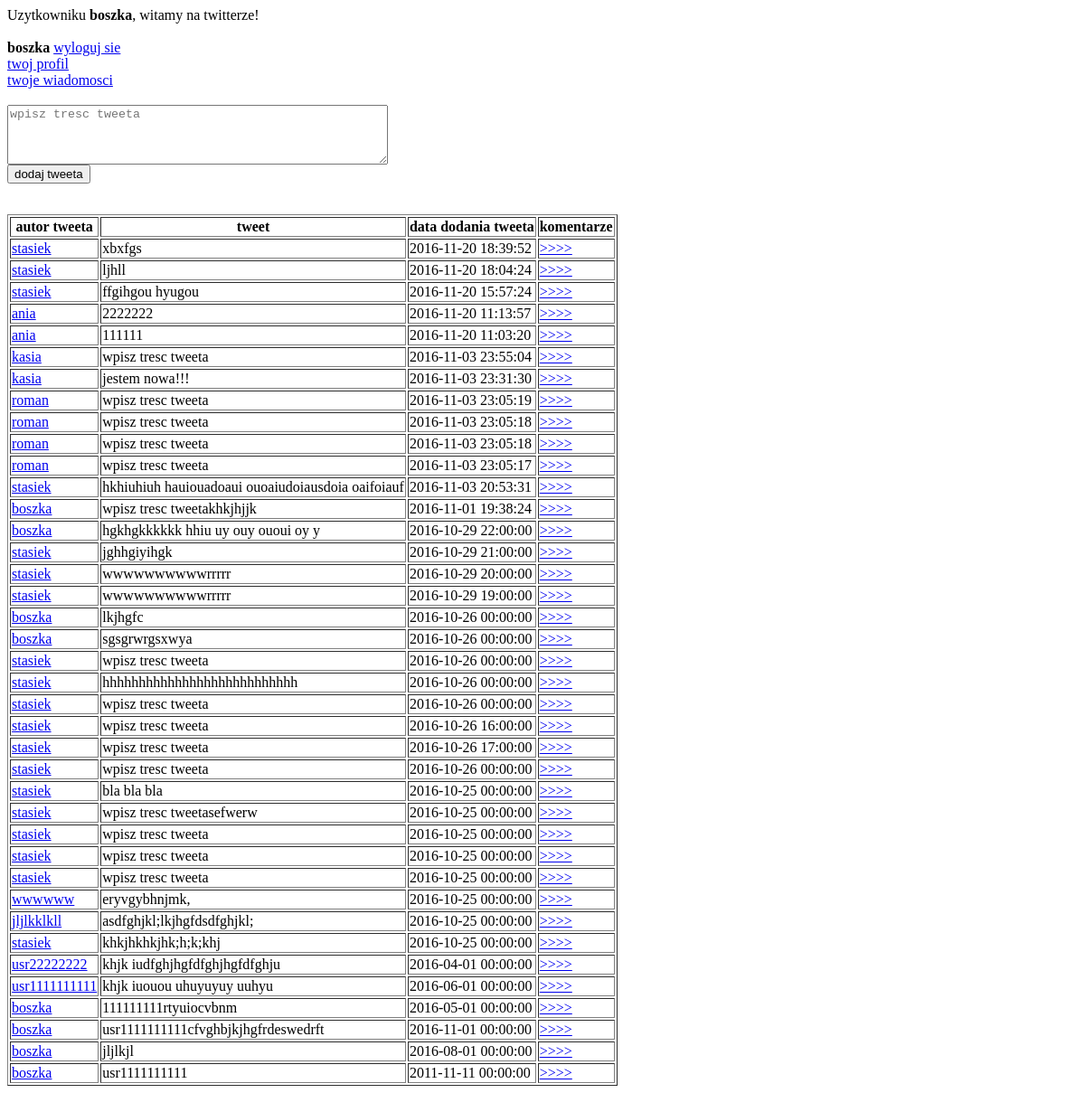
The page /index.php (signed in) on the database as committed earlier.
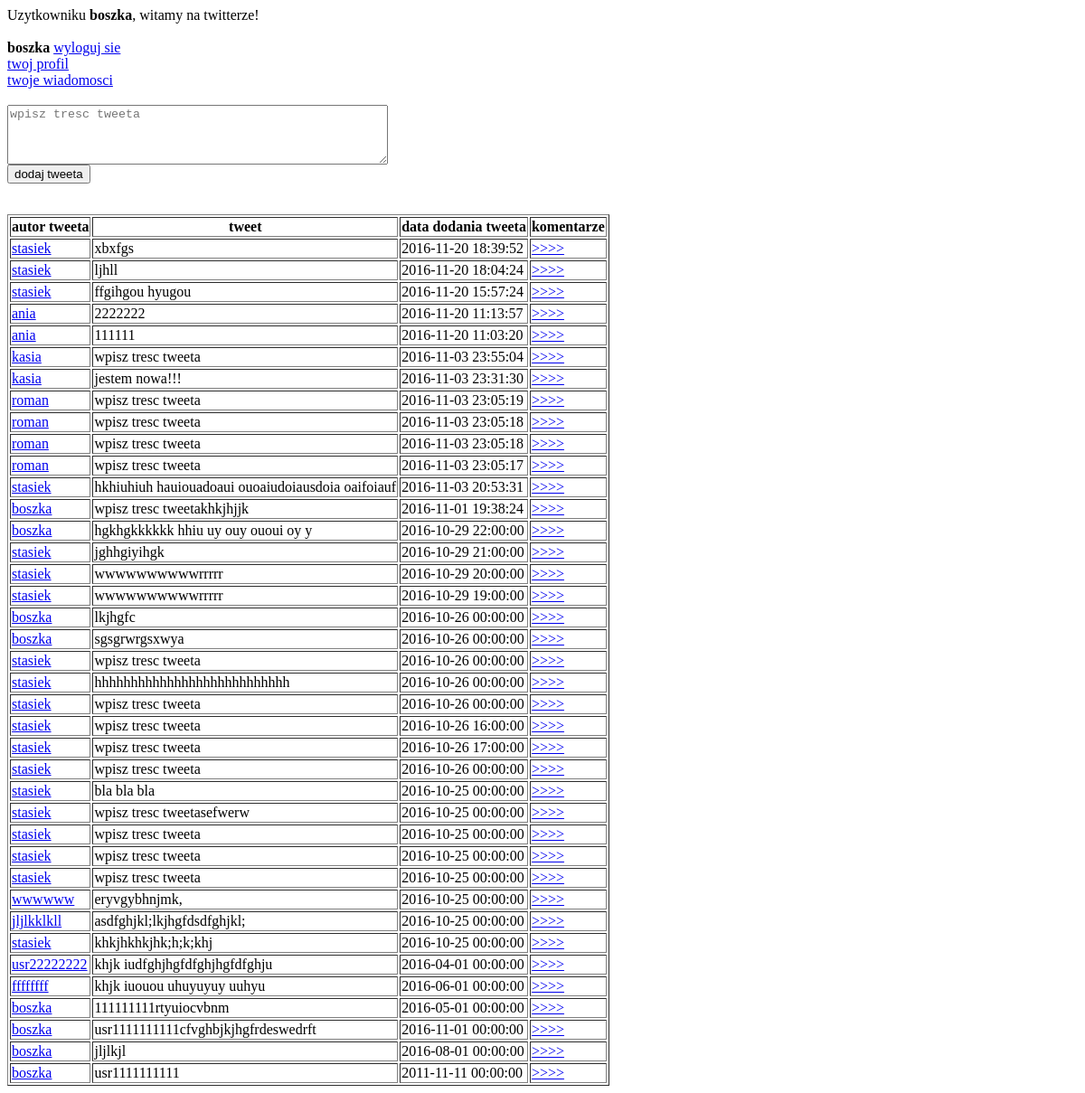
The same page on the database as committed later.
### tables this page shows
CREATE TABLE IF NOT EXISTS `Tweet` (
  `id` int(11) NOT NULL AUTO_INCREMENT,
  `userId` int(11) DEFAULT NULL,
  `text` varchar(255) DEFAULT NULL,
  `creationDate` datetime DEFAULT NULL,
  PRIMARY KEY (`id`),
  KEY `userId` (`userId`)
);

CREATE TABLE IF NOT EXISTS `User` (
  `id` int(11) NOT NULL AUTO_INCREMENT,
  `username` varchar(255) DEFAULT NULL,
  `hashedPassword` varchar(255) DEFAULT NULL,
  `email` varchar(255) DEFAULT NULL,
  `information` varchar(225) NOT NULL,
  PRIMARY KEY (`id`),
  UNIQUE KEY `email` (`email`)
);

### src/User.php (called while the page is built, shortened)
<?php
class User {
    private $username;
    public function __construct() {
        $this->username = "";
    }
    public function getUsername() {
        return $this->username;
    }
    static public function loadUserById(mysqli $connection, $id) {
        $sql = "SELECT * FROM User WHERE id=$id";
        $result = $connection->query($sql);
        if ($result == true && $result->num_rows == 1) {
            $row = $result->fetch_assoc();
            $loadedUser = new User();
            $loadedUser->id = $row['id'];
            $loadedUser->username = $row['username'];
            $loadedUser->hashedPassword = $row['hashedPassword'];
            $loadedUser->email = $row['email'];
            $loadedUser->information = $row['information'];
            return $loadedUser;
        }
        return null;
    }
}

### src/Tweet.php (called while the page is built, shortened)
<?php
class Tweet {
    private $id;
    private $userId;
    private $text;
    private $creationDate;
    private $username;
    public function __construct() {
        $this->id = -1;
        $this->userId = "";
        $this->text = "";
        $this->creationDate = "";
    }
    public function getId() {
        return $this->id;
    }
    public function getUserId() {
        return $this->userId;
    }
    public function getText() {
        return $this->text;
    }
    public function getCreationDate() {
        return $this->creationDate;
    }
    public function getUsername() {
        return $this->username;
    }
    static public function loadAllTweets(mysqli $connection) {
        $sql = "SELECT Tweet.*, User.username FROM Tweet, User WHERE Tweet.userId = User.id order by Tweet.id desc";
        $ret = [];
        $result = $connection->query($sql);
        if ($result == true && $result->num_rows != 0) {
            foreach ($result as $row) {
                $loadedTweet = new Tweet();
                $loadedTweet->id = $row['id'];
                $loadedTweet->userId = $row['userId'];
                $loadedTweet->text = $row['text'];
                $loadedTweet->creationDate = $row['creationDate'];
                $loadedTweet->username = $row['username'];
                $ret[] = $loadedTweet;
            }
        }
        return $ret;
    }
}

### index.php (the view, shortened to what this page needs)
<html>
    <head></head>
    <body>
        <?php
        require_once 'src/connection.php';
        require_once 'src/User.php';
        require_once 'src/Tweet.php';
        if (isset($_SESSION['loggedUserId'])) {
            $loadedUser = User::loadUserById($conn, $_SESSION['loggedUserId']);
            echo 'Uzytkowniku <b>' . $loadedUser->getUsername() . '</b>, witamy na twitterze!';
            echo '<br>';
            echo '<br>';
            echo '<b>' . $loadedUser->getUsername() . '</b> <a href="logout.php">wyloguj sie</a>';
            echo '<br>';
            echo '<a href=edit.php?loggedUserId=' . $_SESSION['loggedUserId'] . '>twoj profil</a>';
            echo '<br>';
            echo '<a href=UserMessages.php?loggedUserId=' . $_SESSION['loggedUserId'] . '>twoje wiadomosci</a>';
            echo '<br>';
        }
        ?>
        <br>
        <div>
            <form method="post" action="index.php">
                <textarea name="tweet" cols="50" rows="4" placeholder="wpisz tresc tweeta"></textarea><br>
                <button type="submit" name="submit" value="new_tweet">dodaj tweeta</button><br><br>
            </form>
        </div>
    </body>
</html>
<?php
require_once 'src/connection.php';
require_once 'src/User.php';
require_once 'src/Tweet.php';
$loadedTweets = Tweet::loadAllTweets($conn);
echo'<table border = 1>';
echo '<tr><th>autor tweeta</th><th>tweet</th><th>data dodania tweeta</th><th>komentarze</th></tr>';
foreach ($loadedTweets as $tweet) {
    echo '<tr>';
    echo '<td><a href=UserTweets.php?userId=' . $tweet->getUserId() . '>' . $tweet->getUsername() . '</a></td>';
    echo '<td>' . $tweet->getText() . '</td>';
    echo '<td>' . $tweet->getCreationDate() . '</td>';
    echo '<td><a href=Comments.php?tweetId=' . $tweet->getId() . '>' . '>>>>' . '<a\></td>';
    echo '</tr>';
}
echo'</table>';
?>

Rows that differ between the two databases and show on the page:
changed through a linked row, tweet "khjk iuouou uhuyuyuy uuhyu": userId.username "usr1111111111" → "ffffffff"
